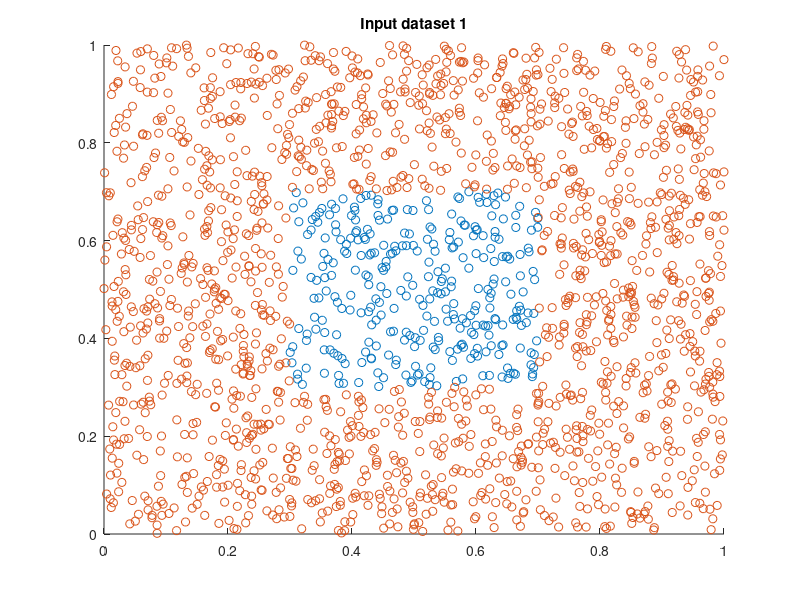

The MATLAB script that drew this image: (Note: this script raises an error after producing the figure.)
% CS 763: Assignment 4
% 24th March, 2016
% Authors: Ayush Baid, Niranjan Thakurdesai, Jainesh Doshi

clc;
clear;
close all;


%% a] generating Dataset 1

N = 2000;   % Total number of points
X = rand(N,2);   % Each row of X corresponds to a point

% Label points
y = zeros(N,1);
y_training = zeros(N/2,1);
y_test = zeros(N/2,1);
for i=1:size(X,1)
   if X(i,1)>=0.3 && X(i,1)<=0.7 && X(i,2)>=0.3 && X(i,2)<=0.7
       y(i) = 1;    % Point lies inside the rectangle bounded by x=0.3, x=0.7, y=0.3 and y=0.7
   else
       y(i) = -1;
   end
end

% Divide the dataset into training set and test set
seq = randperm(N);
X_training = zeros(N/2,2);
X_test = zeros(N/2,2);
for i=1:N/2
   X_training(i,:) = X(seq(i),:);
   y_training(i,:) = y(seq(i),:);
   X_test(i,:) = X(seq(N/2+i),:);
   y_test(i,:) = y(seq(N/2+i),:);
end

% Plotting the dataset
figure()
scatter(X(y>0,1),X(y>0,2),'b*');
hold on;
scatter(X(y<0,1),X(y<0,2),'r+');
hold off
title('Input dataset 1');

%% a] Adaboost for Dataset 1
% close all;
T = 40;

disp('****** Adaboost for Dataset 1 *****');

[ error_training,error_test,i_opt,p_opt,theta_opt,alpha ] = ...
    adaboost( X_training,X_test,T,y_training,y_test );

% get final classification
H = strong_classifier(X,i_opt,p_opt,theta_opt,alpha);


%% a] Plotting for dataset 1
% Plotting the result
figure()
scatter(X(H>0,1),X(H>0,2),'b*');
hold on;
scatter(X(H<0,1),X(H<0,2),'r+');
hold off
title('Adaboost result for Dataset 1');


figure()
hold on;
plot(error_training);
plot(error_test);
hold off;
xlabel('iters');
ylabel('error');
legend('Training set error','Test set error');
title('Adaboost for Dataset 1');

%% b] Generating Dataset 2

N = 2000;   % Total number of points
X = rand(N,2);   % Each row of X corresponds to a point

% Label points
y = zeros(N,1);
y_training = zeros(N/2,1);
y_test = zeros(N/2,1);
for i=1:size(X,1)
   if X(i,1)>=0.3 && X(i,1)<=0.7 && X(i,2)>=0.3 && X(i,2)<=0.7
       y(i) = 1;    % Point lies inside the rectangle bounded by x=0.3, x=0.7, y=0.3 and y=0.7
   elseif (X(i,1)>0.15 && X(i,1)<0.25) || (X(i,1)>0.75 && X(i,1)<0.85)
       y(i) = 1;
   elseif (X(i,2)>0.15 && X(i,2)<0.25) || (X(i,2)>0.75 && X(i,2)<0.85)
       y(i) = 1;
   else
       y(i) = -1;
   end
end

% Divide the dataset into training set and test set
seq = randperm(N);
X_training = zeros(N/2,2);
X_test = zeros(N/2,2);
for i=1:N/2
   X_training(i,:) = X(seq(i),:);
   y_training(i,:) = y(seq(i),:);
   X_test(i,:) = X(seq(N/2+i),:);
   y_test(i,:) = y(seq(N/2+i),:);
end

% Plotting the dataset
figure()
scatter(X(y>0,1),X(y>0,2),'b*');
hold on;
scatter(X(y<0,1),X(y<0,2),'r+');
hold off
title('Input Dataset 2');

%% b] Adaboost for Dataset 2
% close all;
T = 40;

disp('****** Adaboost for Dataset 2 *****');

[ error_training,error_test,i_opt,p_opt,theta_opt,alpha ] = ...
    adaboost( X_training,X_test,T,y_training,y_test );

% get final classification
H = strong_classifier(X,i_opt,p_opt,theta_opt,alpha);


%% b] Plotting for dataset 2
% Plotting the result
figure()
scatter(X(H>0,1),X(H>0,2),'b*');
hold on;
scatter(X(H<0,1),X(H<0,2),'r+');
hold off
title('Adaboost result for Dataset 2');


figure()
hold on;
plot(error_training);
plot(error_test);
hold off;
xlabel('iters');
ylabel('error');
legend('Training set error','Test set error');
title('Adaboost for Dataset 3');

%% c] Generating Dataset 3

N = 2000;   % Total number of points
X = 2*randn(N,2);   % Each row of X corresponds to a point

dist = sqrt(sum(X.^2,2));

% Label points
y = -1*ones(N,1);
y_training = zeros(N/2,1);
y_test = zeros(N/2,1);

idx = dist<2;

y(idx) = 1;


% Divide the dataset into training set and test set
seq = randperm(N);
X_training = zeros(N/2,2);
X_test = zeros(N/2,2);
for i=1:N/2
   X_training(i,:) = X(seq(i),:);
   y_training(i,:) = y(seq(i),:);
   X_test(i,:) = X(seq(N/2+i),:);
   y_test(i,:) = y(seq(N/2+i),:);
end

% Plotting the dataset
figure()
scatter(X(y>0,1),X(y>0,2),'b*');
hold on;
scatter(X(y<0,1),X(y<0,2),'r+');
hold off
title('Input Dataset 3');

%% c] Adaboost for Dataset 3
% close all;
T = 40;

disp('****** Adaboost for Dataset 3 *****');

[ error_training,error_test,i_opt,p_opt,theta_opt,alpha ] = ...
    adaboost( X_training,X_test,T,y_training,y_test );

% get final classification
H = strong_classifier(X,i_opt,p_opt,theta_opt,alpha);


%% c] Plotting for dataset 3
% Plotting the result
figure()
scatter(X(H>0,1),X(H>0,2),'b*');
hold on;
scatter(X(H<0,1),X(H<0,2),'r+');
hold off
title('Adaboost result for Dataset 3');


figure()
hold on;
plot(error_training);
plot(error_test);
hold off;
xlabel('iters');
ylabel('error');
legend('Training set error','Test set error');
title('Adaboost for Dataset 3');

%% d] Generating Dataset 4

N = 2000;   % Total number of points
X = 2*randn(N,2);   % Each row of X corresponds to a point

dist = sqrt(sum(X.^2,2));

% Label points
y = -1*ones(N,1);
y_training = zeros(N/2,1);
y_test = zeros(N/2,1);

idx = dist<2 | (dist>2.5 & dist<3);
y(idx) = 1;


% Divide the dataset into training set and test set
seq = randperm(N);
X_training = zeros(N/2,2);
X_test = zeros(N/2,2);
for i=1:N/2
   X_training(i,:) = X(seq(i),:);
   y_training(i,:) = y(seq(i),:);
   X_test(i,:) = X(seq(N/2+i),:);
   y_test(i,:) = y(seq(N/2+i),:);
end

% Plotting the dataset
figure()
scatter(X(y>0,1),X(y>0,2),'b*');
hold on;
scatter(X(y<0,1),X(y<0,2),'r+');
hold off
title('Input Dataset 4');


%% d] Adaboost for Dataset 4
% close all;
T = 40;

disp('****** Adaboost for Dataset 4 *****');

[ error_training,error_test,i_opt,p_opt,theta_opt,alpha ] = ...
    adaboost( X_training,X_test,T,y_training,y_test );

% get final classification
H = strong_classifier(X,i_opt,p_opt,theta_opt,alpha);


%% d] Plotting for dataset 4
% Plotting the result
figure()
scatter(X(H>0,1),X(H>0,2),'b*');
hold on;
scatter(X(H<0,1),X(H<0,2),'r+');
hold off
title('Adaboost result for Dataset 4');


figure()
hold on;
plot(error_training);
plot(error_test);
hold off;
xlabel('iters');
ylabel('error');
legend('Training set error','Test set error');
title('Adaboost for Dataset 4');
